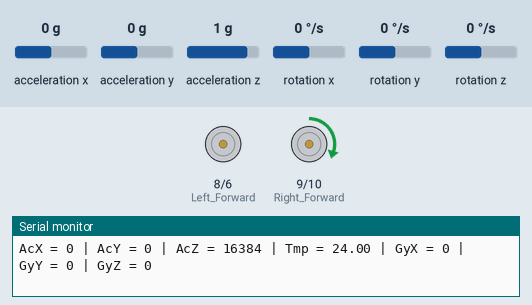
The sketch below on a simulated Arduino Uno, built with avr-gcc and run on an emulated ATmega328P. Parts: motor-driver pin pairs drawn as motors (green arrow = first pin HIGH = forward, orange = second pin HIGH = backward, longer = more drive), the last lines printed to the serial monitor. Wiring (inferred from the names in the program): MPU-6050 motion sensor at I2C address 0x68. Inputs (shaded band) come from the test bench; at power-on: rotation z 0 °/s, acceleration z 1 g, acceleration x 0 g, acceleration y 0 g, rotation x 0 °/s, rotation y 0 °/s.

Above: at 1.27 s.
1.3 s: rotation z set to 3 °/s
At 1.6 s:
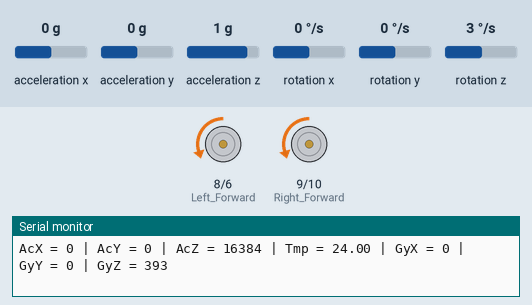
At 2.05 s:
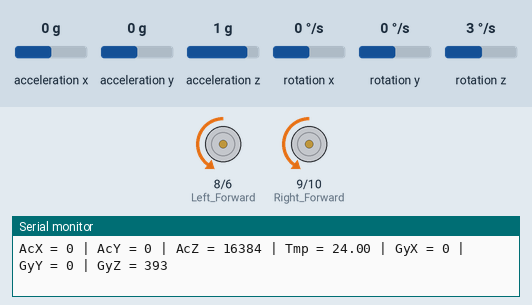
4.3 s: rotation z set to 0 °/s
At 4.54 s:
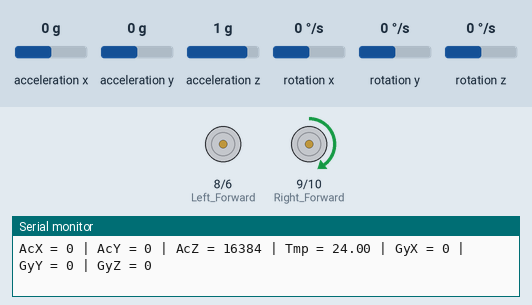
7.3 s: acceleration z set to -1.4 g
10.3 s: acceleration x set to 0.8 g
Timing chart, 0 to 14.3 s (numbered marks = the images above; inputs shaded):
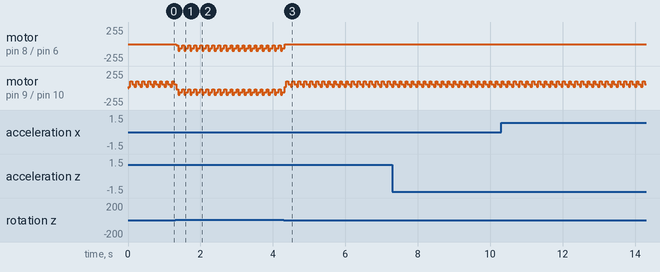

Measured:
- the behaviour switches between 1 and 2 °/s on rotation z (found by bisection; images 0 and 1)
- after the input at 1.3 s, motor on pin 8 (Left_Forward) / pin 6 (Left_Reverse): stopped → backward 20/255 at once, then repeats every 0.17 s: backward 100/255 0.05 s, backward 60/255 0.07 s, backward 20/255 0.05 s
- by itself, motor on pin 9 (Right_Forward) / pin 10 (Right_Reverse): repeats every 0.17 s: forward 60/255 0.07 s, forward 20/255 0.05 s, forward 100/255 0.05 s

The sketch:

MiniSegway.ino
```cpp
//pin variables

//tuning variables

int refresh_time = 50;
int low_speed = 20;
int med_speed = 60;
int high_speed = 100;

//gyro variables

#include<Wire.h>
const int MPU=0x68;  // I2C address of the MPU-6050
int16_t AcX,AcY,AcZ,Tmp,GyX,GyY,GyZ;

//motor pins

int Left_Reverse = 6; // Right motor control 1
int Left_Forward = 8; // Right motor control 2
int Right_Forward = 9; // Left motor control 1
int Right_Reverse = 10; // Left motor control 2

//-----SETUP-----

void setup(){
  pinMode(Left_Forward, OUTPUT);
  pinMode(Left_Reverse, OUTPUT);
  pinMode(Right_Forward, OUTPUT);
  pinMode(Right_Reverse, OUTPUT);

  Wire.begin();
  Wire.beginTransmission(MPU);
  Wire.write(0x6B);  // PWR_MGMT_1 register
  Wire.write(0);     // set to zero (wakes up the MPU-6050)
  Wire.endTransmission(true);
  Serial.begin(9600);
}

//-------MAIN LOOP------

void loop(){

//------GYRO CODE-----

  //Main Gyro Code

  Wire.beginTransmission(MPU);
  Wire.write(0x3B);  // starting with register 0x3B (ACCEL_XOUT_H)
  Wire.endTransmission(false);
  Wire.requestFrom(MPU,14,true);  // request a total of 14 registers
  AcX=Wire.read()<<8|Wire.read();  // 0x3B (ACCEL_XOUT_H) & 0x3C (ACCEL_XOUT_L)
  AcY=Wire.read()<<8|Wire.read();  // 0x3D (ACCEL_YOUT_H) & 0x3E (ACCEL_YOUT_L)
  AcZ=Wire.read()<<8|Wire.read();  // 0x3F (ACCEL_ZOUT_H) & 0x40 (ACCEL_ZOUT_L)
  Tmp=Wire.read()<<8|Wire.read();  // 0x41 (TEMP_OUT_H) & 0x42 (TEMP_OUT_L)
  GyX=Wire.read()<<8|Wire.read();  // 0x43 (GYRO_XOUT_H) & 0x44 (GYRO_XOUT_L)
  GyY=Wire.read()<<8|Wire.read();  // 0x45 (GYRO_YOUT_H) & 0x46 (GYRO_YOUT_L)
  GyZ=Wire.read()<<8|Wire.read();  // 0x47 (GYRO_ZOUT_H) & 0x48 (GYRO_ZOUT_L)
  Serial.print("AcX = "); Serial.print(AcX);
  Serial.print(" | AcY = "); Serial.print(AcY);
  Serial.print(" | AcZ = "); Serial.print(AcZ);
  Serial.print(" | Tmp = "); Serial.print(Tmp/340.00+36.53);  //equation for temperature in degrees C from datasheet
  Serial.print(" | GyX = "); Serial.print(GyX);
  Serial.print(" | GyY = "); Serial.print(GyY);
  Serial.print(" | GyZ = "); Serial.println(GyZ);

  //-----MOTOR RESPONSES----

  //--Main Motor Responses--

  //smallest angles

  if (GyZ < 180) {
    analogWrite(Right_Reverse, 0);
    analogWrite(Left_Reverse, 0);
    analogWrite(Right_Forward, low_speed);
    analogWrite(Left_Forward, low_speed);
    delay(refresh_time);
  }
  if (GyZ > 180) {
    analogWrite(Right_Forward, 0);
    analogWrite(Left_Forward, 0);
    analogWrite(Right_Reverse, low_speed);
    analogWrite(Left_Reverse, low_speed);
    delay(refresh_time);
  }

  //biggest angles

  if (GyZ < 170) {
    analogWrite(Right_Reverse, 0);
    analogWrite(Left_Reverse, 0);
    analogWrite(Right_Forward, high_speed);
    analogWrite(Left_Forward, high_speed);
    delay(refresh_time);
  }
   if (GyZ > 190) {
    analogWrite(Right_Forward, 0);
    analogWrite(Left_Forward, 0);
    analogWrite(Right_Reverse, high_speed);
    analogWrite(Left_Reverse, high_speed);
    delay(refresh_time);
  }

  //middle angles

  if (GyZ < 175) {
    analogWrite(Right_Reverse, 0);
    analogWrite(Left_Reverse, 0);
    analogWrite(Right_Forward, med_speed);
    analogWrite(Left_Forward, med_speed);
    delay(refresh_time);
  }
   if (GyZ > 185) {
    analogWrite(Right_Forward, 0);
    analogWrite(Left_Forward, 0);
    analogWrite(Right_Reverse, med_speed);
    analogWrite(Left_Reverse, med_speed);
    delay(refresh_time);
  }
}
```
